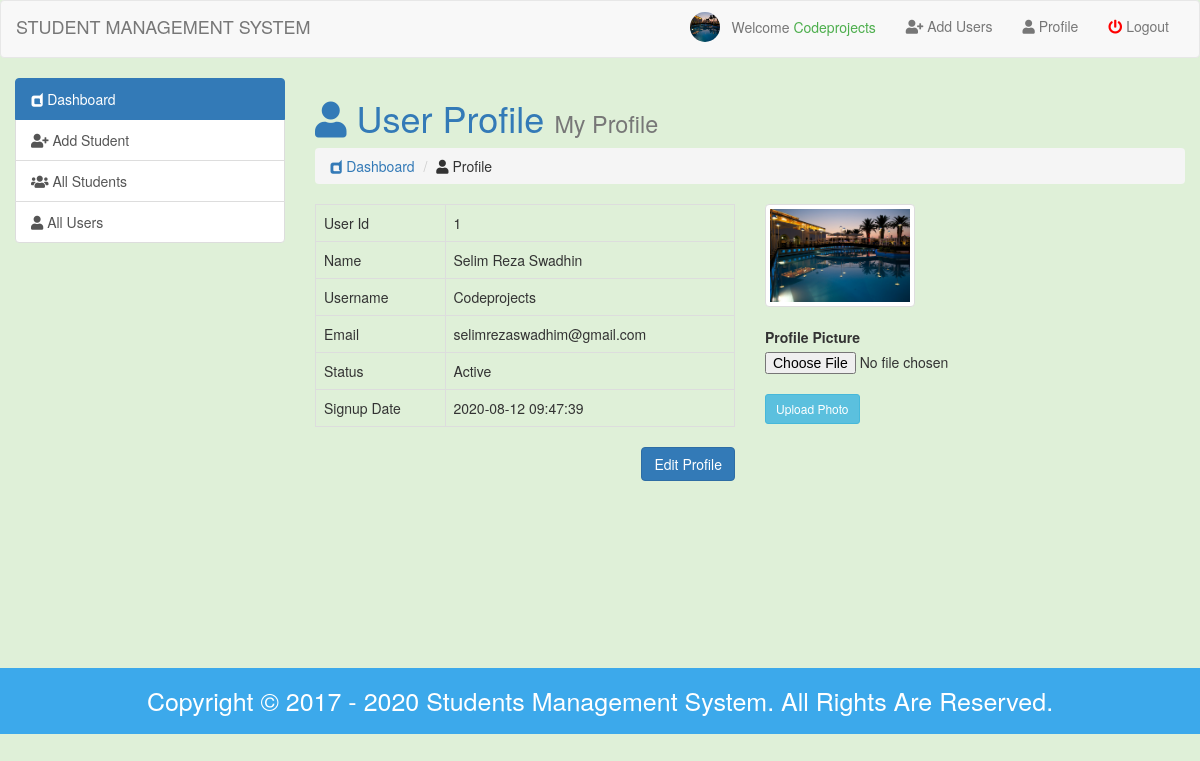
The page /admin/index.php?page=user_profile (signed in) on the database its author committed.
### tables this page shows
CREATE TABLE IF NOT EXISTS `users` (
  `id` int(11) NOT NULL AUTO_INCREMENT,
  `name` varchar(255) NOT NULL,
  `email` varchar(255) NOT NULL,
  `username` varchar(255) NOT NULL,
  `password` varchar(255) NOT NULL,
  `photo` varchar(255) NOT NULL,
  `status` varchar(11) NOT NULL,
  `date_time` timestamp NOT NULL DEFAULT CURRENT_TIMESTAMP,
  PRIMARY KEY (`id`),
  UNIQUE KEY `username` (`username`)
);

### admin/user_profile.php (the view, shortened to what this page needs)
<h1 class="text-primary"><i class="fa fa-user"></i> User Profile <small>My Profile</small>
</h1>
<ol class="breadcrumb">
    <li><a href="index.php?page=dashboard"><i class="fab fa-dashcube"></i> Dashboard</a></li>
    <li><i class="fa fa-user"></i> Profile</li>
</ol>
<?php
$session_user = $_SESSION['user_username_login'];
$user_data = mysqli_query($link, "select * from users where username = '$session_user'");
$user_row = mysqli_fetch_assoc($user_data);
?>
<div class="row">
    <div class="col-sm-6">
        <table class="table table-bordered">
            <tr>
                <td>User Id</td>
                <td><?= $user_row['id']; ?></td>
            </tr>
            <tr>
                <td>Name</td>
                <td><?= ucwords($user_row['name']); ?></td>
            </tr>
            <tr>
                <td>Username</td>
                <td><?= ucwords($user_row['username']); ?></td>
            </tr>
            <tr>
                <td>Email</td>
                <td><?= $user_row['email']; ?></td>
            </tr>
            <tr>
                <td>Status</td>
                <td><?= ucwords($user_row['status']); ?></td>
            </tr>
            <tr>
                <td>Signup Date</td>
                <td><?= $user_row['date_time']; ?></td>
            </tr>
        </table>
        <a class="btn btn-primary pull-right" href="">Edit Profile</a>
    </div>
    <div class="col-sm-6">
        <a href="">
            <img class="img-thumbnail" width="150" height="170" src="<?= $user_row['photo'];?>" alt="">
        </a>
        <br>
        <br>
        <form action="" method="post" enctype="multipart/form-data">
            <label for="pic">Profile Picture</label>
            <input type="file" name="pic" id="pic" required>
            <br>
            <input class="btn btn-sm btn-info" type="submit" name="upload" value="Upload Photo">
        </form>
    </div>
</div>

### rows shown on the page
users: id "1", name "Selim Reza Swadhin", username "Codeprojects", email "selimrezaswadhim@gmail.com", status "Active", date_time "2020-08-12 09:47:39", photo (picture)

### other values the page prints
$_SESSION['user_username_login'] "Codeprojects"
